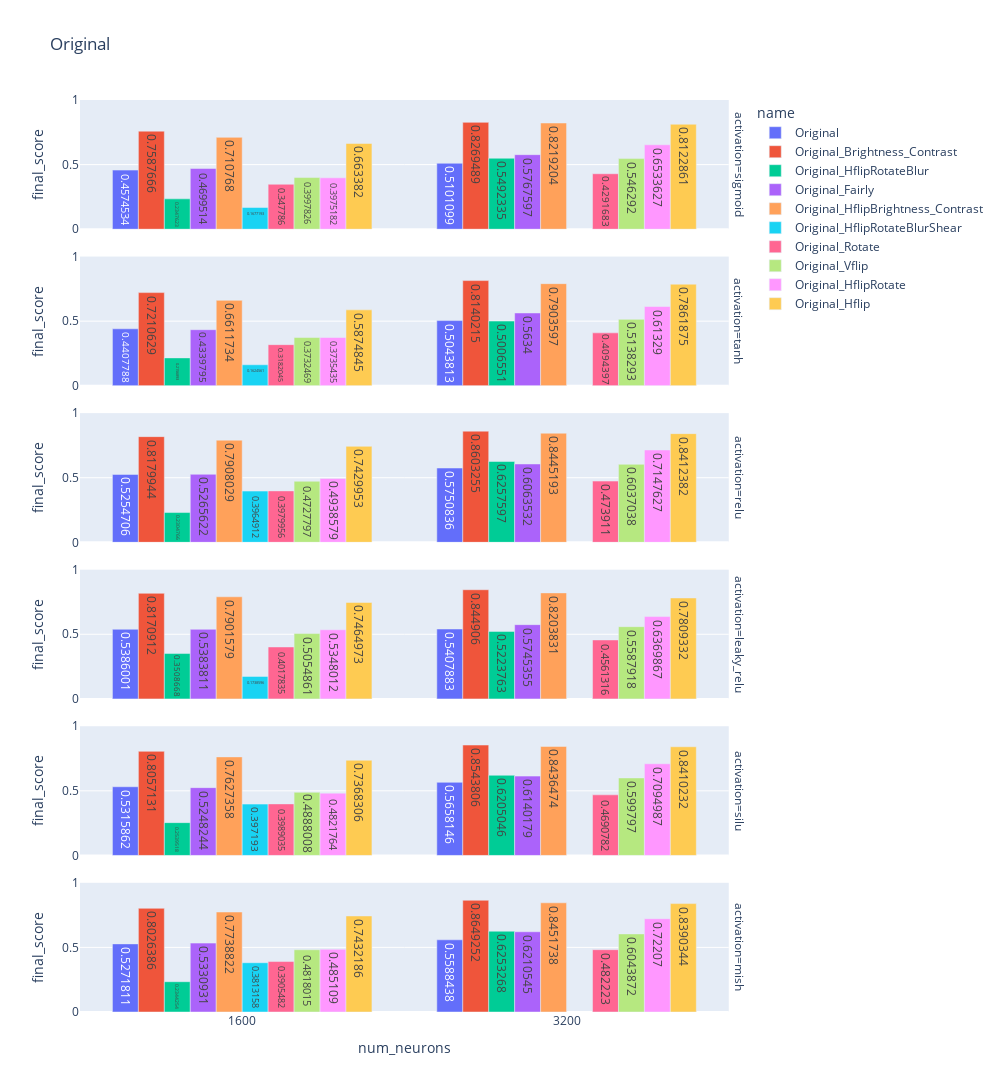

This figure's notebook cell:
### Code cell
fig = px.bar(
    df[(df.num_neurons > 800) & (df.batch_size == 2048)], 
    # df[(df.activation == "mish") & (df.num_neurons > 800) & (df.batch_size == 3200)], 
    x="num_neurons", 
    y="final_score", 
    color="name",
    facet_row="activation",
    barmode="group", 
    text_auto=True, 
    range_y=(0, 1),
    title=title.replace("_", " "),
    height=2000,
    width=1000,
)
fig.update_xaxes(type="category")
fig.show()

### Figure 1 — Plotly figure (JSON) as saved in the notebook; plotly's stock layout.template omitted (floating-point values rounded to 4 significant figures)
{"data": [{"alignmentgroup": "True", "hovertemplate": "name=Original<br>activation=sigmoid<br>num_neurons=%{x}<br>final_score=%{y}<extra></extra>", "legendgroup": "Original", "marker": {"color": "#636efa", "pattern": {"shape": ""}}, "name": "Original", "offsetgroup": "Original", "orientation": "v", "showlegend": true, "textposition": "auto", "texttemplate": "%{y}", "type": "bar", "x": [1600, 3200], "xaxis": "x6", "y": [0.4575, 0.5101], "yaxis": "y6"}, {"alignmentgroup": "True", "hovertemplate": "name=Original<br>activation=tanh<br>num_neurons=%{x}<br>final_score=%{y}<extra></extra>", "legendgroup": "Original", "marker": {"color": "#636efa", "pattern": {"shape": ""}}, "name": "Original", "offsetgroup": "Original", "orientation": "v", "showlegend": false, "textposition": "auto", "texttemplate": "%{y}", "type": "bar", "x": [1600, 3200], "xaxis": "x5", "y": [0.4408, 0.5044], "yaxis": "y5"}, {"alignmentgroup": "True", "hovertemplate": "name=Original<br>activation=relu<br>num_neurons=%{x}<br>final_score=%{y}<extra></extra>", "legendgroup": "Original", "marker": {"color": "#636efa", "pattern": {"shape": ""}}, "name": "Original", "offsetgroup": "Original", "orientation": "v", "showlegend": false, "textposition": "auto", "texttemplate": "%{y}", "type": "bar", "x": [1600, 3200], "xaxis": "x4", "y": [0.5255, 0.5751], "yaxis": "y4"}, {"alignmentgroup": "True", "hovertemplate": "name=Original<br>activation=leaky_relu<br>num_neurons=%{x}<br>final_score=%{y}<extra></extra>", "legendgroup": "Original", "marker": {"color": "#636efa", "pattern": {"shape": ""}}, "name": "Original", "offsetgroup": "Original", "orientation": "v", "showlegend": false, "textposition": "auto", "texttemplate": "%{y}", "type": "bar", "x": [1600, 3200], "xaxis": "x3", "y": [0.5386, 0.5408], "yaxis": "y3"}, {"alignmentgroup": "True", "hovertemplate": "name=Original<br>activation=silu<br>num_neurons=%{x}<br>final_score=%{y}<extra></extra>", "legendgroup": "Original", "marker": {"color": "#636efa", "pattern": {"shape": ""}}, "name": "Original", "offsetgroup": "Original", "orientation": "v", "showlegend": false, "textposition": "auto", "texttemplate": "%{y}", "type": "bar", "x": [1600, 3200], "xaxis": "x2", "y": [0.5316, 0.5658], "yaxis": "y2"}, {"alignmentgroup": "True", "hovertemplate": "name=Original<br>activation=mish<br>num_neurons=%{x}<br>final_score=%{y}<extra></extra>", "legendgroup": "Original", "marker": {"color": "#636efa", "pattern": {"shape": ""}}, "name": "Original", "offsetgroup": "Original", "orientation": "v", "showlegend": false, "textposition": "auto", "texttemplate": "%{y}", "type": "bar", "x": [1600, 3200], "xaxis": "x", "y": [0.5272, 0.5588], "yaxis": "y"}, {"alignmentgroup": "True", "hovertemplate": "name=Original_Brightness_Contrast<br>activation=sigmoid<br>num_neurons=%{x}<br>final_score=%{y}<extra></extra>", "legendgroup": "Original_Brightness_Contrast", "marker": {"color": "#EF553B", "pattern": {"shape": ""}}, "name": "Original_Brightness_Contrast", "offsetgroup": "Original_Brightness_Contrast", "orientation": "v", "showlegend": true, "textposition": "auto", "texttemplate": "%{y}", "type": "bar", "x": [1600, 3200], "xaxis": "x6", "y": [0.7588, 0.8269], "yaxis": "y6"}, {"alignmentgroup": "True", "hovertemplate": "name=Original_Brightness_Contrast<br>activation=tanh<br>num_neurons=%{x}<br>final_score=%{y}<extra></extra>", "legendgroup": "Original_Brightness_Contrast", "marker": {"color": "#EF553B", "pattern": {"shape": ""}}, "name": "Original_Brightness_Contrast", "offsetgroup": "Original_Brightness_Contrast", "orientation": "v", "showlegend": false, "textposition": "auto", "texttemplate": "%{y}", "type": "bar", "x": [1600, 3200], "xaxis": "x5", "y": [0.7211, 0.814], "yaxis": "y5"}, {"alignmentgroup": "True", "hovertemplate": "name=Original_Brightness_Contrast<br>activation=relu<br>num_neurons=%{x}<br>final_score=%{y}<extra></extra>", "legendgroup": "Original_Brightness_Contrast", "marker": {"color": "#EF553B", "pattern": {"shape": ""}}, "name": "Original_Brightness_Contrast", "offsetgroup": "Original_Brightness_Contrast", "orientation": "v", "showlegend": false, "textposition": "auto", "texttemplate": "%{y}", "type": "bar", "x": [1600, 3200], "xaxis": "x4", "y": [0.818, 0.8603], "yaxis": "y4"}, {"alignmentgroup": "True", "hovertemplate": "name=Original_Brightness_Contrast<br>activation=leaky_relu<br>num_neurons=%{x}<br>final_score=%{y}<extra></extra>", "legendgroup": "Original_Brightness_Contrast", "marker": {"color": "#EF553B", "pattern": {"shape": ""}}, "name": "Original_Brightness_Contrast", "offsetgroup": "Original_Brightness_Contrast", "orientation": "v", "showlegend": false, "textposition": "auto", "texttemplate": "%{y}", "type": "bar", "x": [1600, 3200], "xaxis": "x3", "y": [0.8171, 0.8449], "yaxis": "y3"}, {"alignmentgroup": "True", "hovertemplate": "name=Original_Brightness_Contrast<br>activation=silu<br>num_neurons=%{x}<br>final_score=%{y}<extra></extra>", "legendgroup": "Original_Brightness_Contrast", "marker": {"color": "#EF553B", "pattern": {"shape": ""}}, "name": "Original_Brightness_Contrast", "offsetgroup": "Original_Brightness_Contrast", "orientation": "v", "showlegend": false, "textposition": "auto", "texttemplate": "%{y}", "type": "bar", "x": [1600, 3200], "xaxis": "x2", "y": [0.8057, 0.8544], "yaxis": "y2"}, {"alignmentgroup": "True", "hovertemplate": "name=Original_Brightness_Contrast<br>activation=mish<br>num_neurons=%{x}<br>final_score=%{y}<extra></extra>", "legendgroup": "Original_Brightness_Contrast", "marker": {"color": "#EF553B", "pattern": {"shape": ""}}, "name": "Original_Brightness_Contrast", "offsetgroup": "Original_Brightness_Contrast", "orientation": "v", "showlegend": false, "textposition": "auto", "texttemplate": "%{y}", "type": "bar", "x": [1600, 3200], "xaxis": "x", "y": [0.8026, 0.8649], "yaxis": "y"}, {"alignmentgroup": "True", "hovertemplate": "name=Original_HflipRotateBlur<br>activation=sigmoid<br>num_neurons=%{x}<br>final_score=%{y}<extra></extra>", "legendgroup": "Original_HflipRotateBlur", "marker": {"color": "#00cc96", "pattern": {"shape": ""}}, "name": "Original_HflipRotateBlur", "offsetgroup": "Original_HflipRotateBlur", "orientation": "v", "showlegend": true, "textposition": "auto", "texttemplate": "%{y}", "type": "bar", "x": [1600, 3200], "xaxis": "x6", "y": [0.2348, 0.5492], "yaxis": "y6"}, {"alignmentgroup": "True", "hovertemplate": "name=Original_HflipRotateBlur<br>activation=tanh<br>num_neurons=%{x}<br>final_score=%{y}<extra></extra>", "legendgroup": "Original_HflipRotateBlur", "marker": {"color": "#00cc96", "pattern": {"shape": ""}}, "name": "Original_HflipRotateBlur", "offsetgroup": "Original_HflipRotateBlur", "orientation": "v", "showlegend": false, "textposition": "auto", "texttemplate": "%{y}", "type": "bar", "x": [1600, 3200], "xaxis": "x5", "y": [0.2157, 0.5007], "yaxis": "y5"}, {"alignmentgroup": "True", "hovertemplate": "name=Original_HflipRotateBlur<br>activation=relu<br>num_neurons=%{x}<br>final_score=%{y}<extra></extra>", "legendgroup": "Original_HflipRotateBlur", "marker": {"color": "#00cc96", "pattern": {"shape": ""}}, "name": "Original_HflipRotateBlur", "offsetgroup": "Original_HflipRotateBlur", "orientation": "v", "showlegend": false, "textposition": "auto", "texttemplate": "%{y}", "type": "bar", "x": [1600, 3200], "xaxis": "x4", "y": [0.2305, 0.6258], "yaxis": "y4"}, {"alignmentgroup": "True", "hovertemplate": "name=Original_HflipRotateBlur<br>activation=leaky_relu<br>num_neurons=%{x}<br>final_score=%{y}<extra></extra>", "legendgroup": "Original_HflipRotateBlur", "marker": {"color": "#00cc96", "pattern": {"shape": ""}}, "name": "Original_HflipRotateBlur", "offsetgroup": "Original_HflipRotateBlur", "orientation": "v", "showlegend": false, "textposition": "auto", "texttemplate": "%{y}", "type": "bar", "x": [1600, 3200], "xaxis": "x3", "y": [0.3509, 0.5224], "yaxis": "y3"}, {"alignmentgroup": "True", "hovertemplate": "name=Original_HflipRotateBlur<br>activation=silu<br>num_neurons=%{x}<br>final_score=%{y}<extra></extra>", "legendgroup": "Original_HflipRotateBlur", "marker": {"color": "#00cc96", "pattern": {"shape": ""}}, "name": "Original_HflipRotateBlur", "offsetgroup": "Original_HflipRotateBlur", "orientation": "v", "showlegend": false, "textposition": "auto", "texttemplate": "%{y}", "type": "bar", "x": [1600, 3200], "xaxis": "x2", "y": [0.254, 0.6205], "yaxis": "y2"}, {"alignmentgroup": "True", "hovertemplate": "name=Original_HflipRotateBlur<br>activation=mish<br>num_neurons=%{x}<br>final_score=%{y}<extra></extra>", "legendgroup": "Original_HflipRotateBlur", "marker": {"color": "#00cc96", "pattern": {"shape": ""}}, "name": "Original_HflipRotateBlur", "offsetgroup": "Original_HflipRotateBlur", "orientation": "v", "showlegend": false, "textposition": "auto", "texttemplate": "%{y}", "type": "bar", "x": [1600, 3200], "xaxis": "x", "y": [0.2344, 0.6253], "yaxis": "y"}, {"alignmentgroup": "True", "hovertemplate": "name=Original_Fairly<br>activation=sigmoid<br>num_neurons=%{x}<br>final_score=%{y}<extra></extra>", "legendgroup": "Original_Fairly", "marker": {"color": "#ab63fa", "pattern": {"shape": ""}}, "name": "Original_Fairly", "offsetgroup": "Original_Fairly", "orientation": "v", "showlegend": true, "textposition": "auto", "texttemplate": "%{y}", "type": "bar", "x": [1600, 3200], "xaxis": "x6", "y": [0.47, 0.5768], "yaxis": "y6"}, {"alignmentgroup": "True", "hovertemplate": "name=Original_Fairly<br>activation=tanh<br>num_neurons=%{x}<br>final_score=%{y}<extra></extra>", "legendgroup": "Original_Fairly", "marker": {"color": "#ab63fa", "pattern": {"shape": ""}}, "name": "Original_Fairly", "offsetgroup": "Original_Fairly", "orientation": "v", "showlegend": false, "textposition": "auto", "texttemplate": "%{y}", "type": "bar", "x": [1600, 3200], "xaxis": "x5", "y": [0.434, 0.5634], "yaxis": "y5"}, {"alignmentgroup": "True", "hovertemplate": "name=Original_Fairly<br>activation=relu<br>num_neurons=%{x}<br>final_score=%{y}<extra></extra>", "legendgroup": "Original_Fairly", "marker": {"color": "#ab63fa", "pattern": {"shape": ""}}, "name": "Original_Fairly", "offsetgroup": "Original_Fairly", "orientation": "v", "showlegend": false, "textposition": "auto", "texttemplate": "%{y}", "type": "bar", "x": [1600, 3200], "xaxis": "x4", "y": [0.5266, 0.6064], "yaxis": "y4"}, {"alignmentgroup": "True", "hovertemplate": "name=Original_Fairly<br>activation=leaky_relu<br>num_neurons=%{x}<br>final_score=%{y}<extra></extra>", "legendgroup": "Original_Fairly", "marker": {"color": "#ab63fa", "pattern": {"shape": ""}}, "name": "Original_Fairly", "offsetgroup": "Original_Fairly", "orientation": "v", "showlegend": false, "textposition": "auto", "texttemplate": "%{y}", "type": "bar", "x": [1600, 3200], "xaxis": "x3", "y": [0.5384, 0.5745], "yaxis": "y3"}, {"alignmentgroup": "True", "hovertemplate": "name=Original_Fairly<br>activation=silu<br>num_neurons=%{x}<br>final_score=%{y}<extra></extra>", "legendgroup": "Original_Fairly", "marker": {"color": "#ab63fa", "pattern": {"shape": ""}}, "name": "Original_Fairly", "offsetgroup": "Original_Fairly", "orientation": "v", "showlegend": false, "textposition": "auto", "texttemplate": "%{y}", "type": "bar", "x": [1600, 3200], "xaxis": "x2", "y": [0.5248, 0.614], "yaxis": "y2"}, {"alignmentgroup": "True", "hovertemplate": "name=Original_Fairly<br>activation=mish<br>num_neurons=%{x}<br>final_score=%{y}<extra></extra>", "legendgroup": "Original_Fairly", "marker": {"color": "#ab63fa", "pattern": {"shape": ""}}, "name": "Original_Fairly", "offsetgroup": "Original_Fairly", "orientation": "v", "showlegend": false, "textposition": "auto", "texttemplate": "%{y}", "type": "bar", "x": [1600, 3200], "xaxis": "x", "y": [0.5331, 0.6211], "yaxis": "y"}, {"alignmentgroup": "True", "hovertemplate": "name=Original_HflipBrightness_Contrast<br>activation=sigmoid<br>num_neurons=%{x}<br>final_score=%{y}<extra></extra>", "legendgroup": "Original_HflipBrightness_Contrast", "marker": {"color": "#FFA15A", "pattern": {"shape": ""}}, "name": "Original_HflipBrightness_Contrast", "offsetgroup": "Original_HflipBrightness_Contrast", "orientation": "v", "showlegend": true, "textposition": "auto", "texttemplate": "%{y}", "type": "bar", "x": [1600, 3200], "xaxis": "x6", "y": [0.7108, 0.8219], "yaxis": "y6"}, {"alignmentgroup": "True", "hovertemplate": "name=Original_HflipBrightness_Contrast<br>activation=tanh<br>num_neurons=%{x}<br>final_score=%{y}<extra></extra>", "legendgroup": "Original_HflipBrightness_Contrast", "marker": {"color": "#FFA15A", "pattern": {"shape": ""}}, "name": "Original_HflipBrightness_Contrast", "offsetgroup": "Original_HflipBrightness_Contrast", "orientation": "v", "showlegend": false, "textposition": "auto", "texttemplate": "%{y}", "type": "bar", "x": [1600, 3200], "xaxis": "x5", "y": [0.6612, 0.7904], "yaxis": "y5"}, {"alignmentgroup": "True", "hovertemplate": "name=Original_HflipBrightness_Contrast<br>activation=relu<br>num_neurons=%{x}<br>final_score=%{y}<extra></extra>", "legendgroup": "Original_HflipBrightness_Contrast", "marker": {"color": "#FFA15A", "pattern": {"shape": ""}}, "name": "Original_HflipBrightness_Contrast", "offsetgroup": "Original_HflipBrightness_Contrast", "orientation": "v", "showlegend": false, "textposition": "auto", "texttemplate": "%{y}", "type": "bar", "x": [1600, 3200], "xaxis": "x4", "y": [0.7908, 0.8445], "yaxis": "y4"}, {"alignmentgroup": "True", "hovertemplate": "name=Original_HflipBrightness_Contrast<br>activation=leaky_relu<br>num_neurons=%{x}<br>final_score=%{y}<extra></extra>", "legendgroup": "Original_HflipBrightness_Contrast", "marker": {"color": "#FFA15A", "pattern": {"shape": ""}}, "name": "Original_HflipBrightness_Contrast", "offsetgroup": "Original_HflipBrightness_Contrast", "orientation": "v", "showlegend": false, "textposition": "auto", "texttemplate": "%{y}", "type": "bar", "x": [1600, 3200], "xaxis": "x3", "y": [0.7902, 0.8204], "yaxis": "y3"}, {"alignmentgroup": "True", "hovertemplate": "name=Original_HflipBrightness_Contrast<br>activation=silu<br>num_neurons=%{x}<br>final_score=%{y}<extra></extra>", "legendgroup": "Original_HflipBrightness_Contrast", "marker": {"color": "#FFA15A", "pattern": {"shape": ""}}, "name": "Original_HflipBrightness_Contrast", "offsetgroup": "Original_HflipBrightness_Contrast", "orientation": "v", "showlegend": false, "textposition": "auto", "texttemplate": "%{y}", "type": "bar", "x": [1600, 3200], "xaxis": "x2", "y": [0.7627, 0.8436], "yaxis": "y2"}, {"alignmentgroup": "True", "hovertemplate": "name=Original_HflipBrightness_Contrast<br>activation=mish<br>num_neurons=%{x}<br>final_score=%{y}<extra></extra>", "legendgroup": "Original_HflipBrightness_Contrast", "marker": {"color": "#FFA15A", "pattern": {"shape": ""}}, "name": "Original_HflipBrightness_Contrast", "offsetgroup": "Original_HflipBrightness_Contrast", "orientation": "v", "showlegend": false, "textposition": "auto", "texttemplate": "%{y}", "type": "bar", "x": [1600, 3200], "xaxis": "x", "y": [0.7739, 0.8452], "yaxis": "y"}, {"alignmentgroup": "True", "hovertemplate": "name=Original_HflipRotateBlurShear<br>activation=sigmoid<br>num_neurons=%{x}<br>final_score=%{y}<extra></extra>", "legendgroup": "Original_HflipRotateBlurShear", "marker": {"color": "#19d3f3", "pattern": {"shape": ""}}, "name": "Original_HflipRotateBlurShear", "offsetgroup": "Original_HflipRotateBlurShear", "orientation": "v", "showlegend": true, "textposition": "auto", "texttemplate": "%{y}", "type": "bar", "x": [1600], "xaxis": "x6", "y": [0.1677], "yaxis": "y6"}, {"alignmentgroup": "True", "hovertemplate": "name=Original_HflipRotateBlurShear<br>activation=tanh<br>num_neurons=%{x}<br>final_score=%{y}<extra></extra>", "legendgroup": "Original_HflipRotateBlurShear", "marker": {"color": "#19d3f3", "pattern": {"shape": ""}}, "name": "Original_HflipRotateBlurShear", "offsetgroup": "Original_HflipRotateBlurShear", "orientation": "v", "showlegend": false, "textposition": "auto", "texttemplate": "%{y}", "type": "bar", "x": [1600], "xaxis": "x5", "y": [0.1625], "yaxis": "y5"}, {"alignmentgroup": "True", "hovertemplate": "name=Original_HflipRotateBlurShear<br>activation=relu<br>num_neurons=%{x}<br>final_score=%{y}<extra></extra>", "legendgroup": "Original_HflipRotateBlurShear", "marker": {"color": "#19d3f3", "pattern": {"shape": ""}}, "name": "Original_HflipRotateBlurShear", "offsetgroup": "Original_HflipRotateBlurShear", "orientation": "v", "showlegend": false, "textposition": "auto", "texttemplate": "%{y}", "type": "bar", "x": [1600], "xaxis": "x4", "y": [0.3965], "yaxis": "y4"}, {"alignmentgroup": "True", "hovertemplate": "name=Original_HflipRotateBlurShear<br>activation=leaky_relu<br>num_neurons=%{x}<br>final_score=%{y}<extra></extra>", "legendgroup": "Original_HflipRotateBlurShear", "marker": {"color": "#19d3f3", "pattern": {"shape": ""}}, "name": "Original_HflipRotateBlurShear", "offsetgroup": "Original_HflipRotateBlurShear", "orientation": "v", "showlegend": false, "textposition": "auto", "texttemplate": "%{y}", "type": "bar", "x": [1600], "xaxis": "x3", "y": [0.1739], "yaxis": "y3"}, {"alignmentgroup": "True", "hovertemplate": "name=Original_HflipRotateBlurShear<br>activation=silu<br>num_neurons=%{x}<br>final_score=%{y}<extra></extra>", "legendgroup": "Original_HflipRotateBlurShear", "marker": {"color": "#19d3f3", "pattern": {"shape": ""}}, "name": "Original_HflipRotateBlurShear", "offsetgroup": "Original_HflipRotateBlurShear", "orientation": "v", "showlegend": false, "textposition": "auto", "texttemplate": "%{y}", "type": "bar", "x": [1600], "xaxis": "x2", "y": [0.3972], "yaxis": "y2"}, {"alignmentgroup": "True", "hovertemplate": "name=Original_HflipRotateBlurShear<br>activation=mish<br>num_neurons=%{x}<br>final_score=%{y}<extra></extra>", "legendgroup": "Original_HflipRotateBlurShear", "marker": {"color": "#19d3f3", "pattern": {"shape": ""}}, "name": "Original_HflipRotateBlurShear", "offsetgroup": "Original_HflipRotateBlurShear", "orientation": "v", "showlegend": false, "textposition": "auto", "texttemplate": "%{y}", "type": "bar", "x": [1600], "xaxis": "x", "y": [0.3813], "yaxis": "y"}, {"alignmentgroup": "True", "hovertemplate": "name=Original_Rotate<br>activation=sigmoid<br>num_neurons=%{x}<br>final_score=%{y}<extra></extra>", "legendgroup": "Original_Rotate", "marker": {"color": "#FF6692", "pattern": {"shape": ""}}, "name": "Original_Rotate", "offsetgroup": "Original_Rotate", "orientation": "v", "showlegend": true, "textposition": "auto", "texttemplate": "%{y}", "type": "bar", "x": [1600, 3200], "xaxis": "x6", "y": [0.3478, 0.4292], "yaxis": "y6"}, {"alignmentgroup": "True", "hovertemplate": "name=Original_Rotate<br>activation=tanh<br>num_neurons=%{x}<br>final_score=%{y}<extra></extra>", "legendgroup": "Original_Rotate", "marker": {"color": "#FF6692", "pattern": {"shape": ""}}, "name": "Original_Rotate", "offsetgroup": "Original_Rotate", "orientation": "v", "showlegend": false, "textposition": "auto", "texttemplate": "%{y}", "type": "bar", "x": [1600, 3200], "xaxis": "x5", "y": [0.3182, 0.4094], "yaxis": "y5"}, {"alignmentgroup": "True", "hovertemplate": "name=Original_Rotate<br>activation=relu<br>num_neurons=%{x}<br>final_score=%{y}<extra></extra>", "legendgroup": "Original_Rotate", "marker": {"color": "#FF6692", "pattern": {"shape": ""}}, "name": "Original_Rotate", "offsetgroup": "Original_Rotate", "orientation": "v", "showlegend": false, "textposition": "auto", "texttemplate": "%{y}", "type": "bar", "x": [1600, 3200], "xaxis": "x4", "y": [0.398, 0.4739], "yaxis": "y4"}, {"alignmentgroup": "True", "hovertemplate": "name=Original_Rotate<br>activation=leaky_relu<br>num_neurons=%{x}<br>final_score=%{y}<extra></extra>", "legendgroup": "Original_Rotate", "marker": {"color": "#FF6692", "pattern": {"shape": ""}}, "name": "Original_Rotate", "offsetgroup": "Original_Rotate", "orientation": "v", "showlegend": false, "textposition": "auto", "texttemplate": "%{y}", "type": "bar", "x": [1600, 3200], "xaxis": "x3", "y": [0.4018, 0.4561], "yaxis": "y3"}, {"alignmentgroup": "True", "hovertemplate": "name=Original_Rotate<br>activation=silu<br>num_neurons=%{x}<br>final_score=%{y}<extra></extra>", "legendgroup": "Original_Rotate", "marker": {"color": "#FF6692", "pattern": {"shape": ""}}, "name": "Original_Rotate", "offsetgroup": "Original_Rotate", "orientation": "v", "showlegend": false, "textposition": "auto", "texttemplate": "%{y}", "type": "bar", "x": [1600, 3200], "xaxis": "x2", "y": [0.3989, 0.4691], "yaxis": "y2"}, {"alignmentgroup": "True", "hovertemplate": "name=Original_Rotate<br>activation=mish<br>num_neurons=%{x}<br>final_score=%{y}<extra></extra>", "legendgroup": "Original_Rotate", "marker": {"color": "#FF6692", "pattern": {"shape": ""}}, "name": "Original_Rotate", "offsetgroup": "Original_Rotate", "orientation": "v", "showlegend": false, "textposition": "auto", "texttemplate": "%{y}", "type": "bar", "x": [1600, 3200], "xaxis": "x", "y": [0.3905, 0.4822], "yaxis": "y"}, {"alignmentgroup": "True", "hovertemplate": "name=Original_Vflip<br>activation=sigmoid<br>num_neurons=%{x}<br>final_score=%{y}<extra></extra>", "legendgroup": "Original_Vflip", "marker": {"color": "#B6E880", "pattern": {"shape": ""}}, "name": "Original_Vflip", "offsetgroup": "Original_Vflip", "orientation": "v", "showlegend": true, "textposition": "auto", "texttemplate": "%{y}", "type": "bar", "x": [1600, 3200], "xaxis": "x6", "y": [0.3998, 0.5463], "yaxis": "y6"}, {"alignmentgroup": "True", "hovertemplate": "name=Original_Vflip<br>activation=tanh<br>num_neurons=%{x}<br>final_score=%{y}<extra></extra>", "legendgroup": "Original_Vflip", "marker": {"color": "#B6E880", "pattern": {"shape": ""}}, "name": "Original_Vflip", "offsetgroup": "Original_Vflip", "orientation": "v", "showlegend": false, "textposition": "auto", "texttemplate": "%{y}", "type": "bar", "x": [1600, 3200], "xaxis": "x5", "y": [0.3732, 0.5138], "yaxis": "y5"}, {"alignmentgroup": "True", "hovertemplate": "name=Original_Vflip<br>activation=relu<br>num_neurons=%{x}<br>final_score=%{y}<extra></extra>", "legendgroup": "Original_Vflip", "marker": {"color": "#B6E880", "pattern": {"shape": ""}}, "name": "Original_Vflip", "offsetgroup": "Original_Vflip", "orientation": "v", "showlegend": false, "textposition": "auto", "texttemplate": "%{y}", "type": "bar", "x": [1600, 3200], "xaxis": "x4", "y": [0.4728, 0.6037], "yaxis": "y4"}, {"alignmentgroup": "True", "hovertemplate": "name=Original_Vflip<br>activation=leaky_relu<br>num_neurons=%{x}<br>final_score=%{y}<extra></extra>", "legendgroup": "Original_Vflip", "marker": {"color": "#B6E880", "pattern": {"shape": ""}}, "name": "Original_Vflip", "offsetgroup": "Original_Vflip", "orientation": "v", "showlegend": false, "textposition": "auto", "texttemplate": "%{y}", "type": "bar", "x": [1600, 3200], "xaxis": "x3", "y": [0.5055, 0.5588], "yaxis": "y3"}, {"alignmentgroup": "True", "hovertemplate": "name=Original_Vflip<br>activation=silu<br>num_neurons=%{x}<br>final_score=%{y}<extra></extra>", "legendgroup": "Original_Vflip", "marker": {"color": "#B6E880", "pattern": {"shape": ""}}, "name": "Original_Vflip", "offsetgroup": "Original_Vflip", "orientation": "v", "showlegend": false, "textposition": "auto", "texttemplate": "%{y}", "type": "bar", "x": [1600, 3200], "xaxis": "x2", "y": [0.4888, 0.5998], "yaxis": "y2"}, {"alignmentgroup": "True", "hovertemplate": "name=Original_Vflip<br>activation=mish<br>num_neurons=%{x}<br>final_score=%{y}<extra></extra>", "legendgroup": "Original_Vflip", "marker": {"color": "#B6E880", "pattern": {"shape": ""}}, "name": "Original_Vflip", "offsetgroup": "Original_Vflip", "orientation": "v", "showlegend": false, "textposition": "auto", "texttemplate": "%{y}", "type": "bar", "x": [1600, 3200], "xaxis": "x", "y": [0.4818, 0.6044], "yaxis": "y"}, {"alignmentgroup": "True", "hovertemplate": "name=Original_HflipRotate<br>activation=sigmoid<br>num_neurons=%{x}<br>final_score=%{y}<extra></extra>", "legendgroup": "Original_HflipRotate", "marker": {"color": "#FF97FF", "pattern": {"shape": ""}}, "name": "Original_HflipRotate", "offsetgroup": "Original_HflipRotate", "orientation": "v", "showlegend": true, "textposition": "auto", "texttemplate": "%{y}", "type": "bar", "x": [1600, 3200], "xaxis": "x6", "y": [0.3975, 0.6534], "yaxis": "y6"}, {"alignmentgroup": "True", "hovertemplate": "name=Original_HflipRotate<br>activation=tanh<br>num_neurons=%{x}<br>final_score=%{y}<extra></extra>", "legendgroup": "Original_HflipRotate", "marker": {"color": "#FF97FF", "pattern": {"shape": ""}}, "name": "Original_HflipRotate", "offsetgroup": "Original_HflipRotate", "orientation": "v", "showlegend": false, "textposition": "auto", "texttemplate": "%{y}", "type": "bar", "x": [1600, 3200], "xaxis": "x5", "y": [0.3735, 0.6133], "yaxis": "y5"}, {"alignmentgroup": "True", "hovertemplate": "name=Original_HflipRotate<br>activation=relu<br>num_neurons=%{x}<br>final_score=%{y}<extra></extra>", "legendgroup": "Original_HflipRotate", "marker": {"color": "#FF97FF", "pattern": {"shape": ""}}, "name": "Original_HflipRotate", "offsetgroup": "Original_HflipRotate", "orientation": "v", "showlegend": false, "textposition": "auto", "texttemplate": "%{y}", "type": "bar", "x": [1600, 3200], "xaxis": "x4", "y": [0.4939, 0.7148], "yaxis": "y4"}, {"alignmentgroup": "True", "hovertemplate": "name=Original_HflipRotate<br>activation=leaky_relu<br>num_neurons=%{x}<br>final_score=%{y}<extra></extra>", "legendgroup": "Original_HflipRotate", "marker": {"color": "#FF97FF", "pattern": {"shape": ""}}, "name": "Original_HflipRotate", "offsetgroup": "Original_HflipRotate", "orientation": "v", "showlegend": false, "textposition": "auto", "texttemplate": "%{y}", "type": "bar", "x": [1600, 3200], "xaxis": "x3", "y": [0.5348, 0.637], "yaxis": "y3"}, {"alignmentgroup": "True", "hovertemplate": "name=Original_HflipRotate<br>activation=silu<br>num_neurons=%{x}<br>final_score=%{y}<extra></extra>", "legendgroup": "Original_HflipRotate", "marker": {"color": "#FF97FF", "pattern": {"shape": ""}}, "name": "Original_HflipRotate", "offsetgroup": "Original_HflipRotate", "orientation": "v", "showlegend": false, "textposition": "auto", "texttemplate": "%{y}", "type": "bar", "x": [1600, 3200], "xaxis": "x2", "y": [0.4822, 0.7095], "yaxis": "y2"}, {"alignmentgroup": "True", "hovertemplate": "name=Original_HflipRotate<br>activation=mish<br>num_neurons=%{x}<br>final_score=%{y}<extra></extra>", "legendgroup": "Original_HflipRotate", "marker": {"color": "#FF97FF", "pattern": {"shape": ""}}, "name": "Original_HflipRotate", "offsetgroup": "Original_HflipRotate", "orientation": "v", "showlegend": false, "textposition": "auto", "texttemplate": "%{y}", "type": "bar", "x": [1600, 3200], "xaxis": "x", "y": [0.4851, 0.7221], "yaxis": "y"}, {"alignmentgroup": "True", "hovertemplate": "name=Original_Hflip<br>activation=sigmoid<br>num_neurons=%{x}<br>final_score=%{y}<extra></extra>", "legendgroup": "Original_Hflip", "marker": {"color": "#FECB52", "pattern": {"shape": ""}}, "name": "Original_Hflip", "offsetgroup": "Original_Hflip", "orientation": "v", "showlegend": true, "textposition": "auto", "texttemplate": "%{y}", "type": "bar", "x": [1600, 3200], "xaxis": "x6", "y": [0.6634, 0.8123], "yaxis": "y6"}, {"alignmentgroup": "True", "hovertemplate": "name=Original_Hflip<br>activation=tanh<br>num_neurons=%{x}<br>final_score=%{y}<extra></extra>", "legendgroup": "Original_Hflip", "marker": {"color": "#FECB52", "pattern": {"shape": ""}}, "name": "Original_Hflip", "offsetgroup": "Original_Hflip", "orientation": "v", "showlegend": false, "textposition": "auto", "texttemplate": "%{y}", "type": "bar", "x": [1600, 3200], "xaxis": "x5", "y": [0.5875, 0.7862], "yaxis": "y5"}, {"alignmentgroup": "True", "hovertemplate": "name=Original_Hflip<br>activation=relu<br>num_neurons=%{x}<br>final_score=%{y}<extra></extra>", "legendgroup": "Original_Hflip", "marker": {"color": "#FECB52", "pattern": {"shape": ""}}, "name": "Original_Hflip", "offsetgroup": "Original_Hflip", "orientation": "v", "showlegend": false, "textposition": "auto", "texttemplate": "%{y}", "type": "bar", "x": [1600, 3200], "xaxis": "x4", "y": [0.743, 0.8412], "yaxis": "y4"}, {"alignmentgroup": "True", "hovertemplate": "name=Original_Hflip<br>activation=leaky_relu<br>num_neurons=%{x}<br>final_score=%{y}<extra></extra>", "legendgroup": "Original_Hflip", "marker": {"color": "#FECB52", "pattern": {"shape": ""}}, "name": "Original_Hflip", "offsetgroup": "Original_Hflip", "orientation": "v", "showlegend": false, "textposition": "auto", "texttemplate": "%{y}", "type": "bar", "x": [1600, 3200], "xaxis": "x3", "y": [0.7465, 0.7809], "yaxis": "y3"}, {"alignmentgroup": "True", "hovertemplate": "name=Original_Hflip<br>activation=silu<br>num_neurons=%{x}<br>final_score=%{y}<extra></extra>", "legendgroup": "Original_Hflip", "marker": {"color": "#FECB52", "pattern": {"shape": ""}}, "name": "Original_Hflip", "offsetgroup": "Original_Hflip", "orientation": "v", "showlegend": false, "textposition": "auto", "texttemplate": "%{y}", "type": "bar", "x": [1600, 3200], "xaxis": "x2", "y": [0.7368, 0.841], "yaxis": "y2"}, {"alignmentgroup": "True", "hovertemplate": "name=Original_Hflip<br>activation=mish<br>num_neurons=%{x}<br>final_score=%{y}<extra></extra>", "legendgroup": "Original_Hflip", "marker": {"color": "#FECB52", "pattern": {"shape": ""}}, "name": "Original_Hflip", "offsetgroup": "Original_Hflip", "orientation": "v", "showlegend": false, "textposition": "auto", "texttemplate": "%{y}", "type": "bar", "x": [1600, 3200], "xaxis": "x", "y": [0.7432, 0.839], "yaxis": "y"}], "layout": {"annotations": [{"font": {}, "showarrow": false, "text": "activation=mish", "textangle": 90, "x": 0.98, "xanchor": "left", "xref": "paper", "y": 0.07083, "yanchor": "middle", "yref": "paper"}, {"font": {}, "showarrow": false, "text": "activation=silu", "textangle": 90, "x": 0.98, "xanchor": "left", "xref": "paper", "y": 0.2425, "yanchor": "middle", "yref": "paper"}, {"font": {}, "showarrow": false, "text": "activation=leaky_relu", "textangle": 90, "x": 0.98, "xanchor": "left", "xref": "paper", "y": 0.4142, "yanchor": "middle", "yref": "paper"}, {"font": {}, "showarrow": false, "text": "activation=relu", "textangle": 90, "x": 0.98, "xanchor": "left", "xref": "paper", "y": 0.5858, "yanchor": "middle", "yref": "paper"}, {"font": {}, "showarrow": false, "text": "activation=tanh", "textangle": 90, "x": 0.98, "xanchor": "left", "xref": "paper", "y": 0.7575, "yanchor": "middle", "yref": "paper"}, {"font": {}, "showarrow": false, "text": "activation=sigmoid", "textangle": 90, "x": 0.98, "xanchor": "left", "xref": "paper", "y": 0.9292, "yanchor": "middle", "yref": "paper"}], "barmode": "group", "height": 2000, "legend": {"title": {"text": "name"}, "tracegroupgap": 0}, "title": {"text": "Original"}, "width": 1000, "xaxis": {"anchor": "y", "domain": [0, 0.98], "title": {"text": "num_neurons"}, "type": "category"}, "xaxis2": {"anchor": "y2", "domain": [0, 0.98], "matches": "x", "showticklabels": false, "type": "category"}, "xaxis3": {"anchor": "y3", "domain": [0, 0.98], "matches": "x", "showticklabels": false, "type": "category"}, "xaxis4": {"anchor": "y4", "domain": [0, 0.98], "matches": "x", "showticklabels": false, "type": "category"}, "xaxis5": {"anchor": "y5", "domain": [0, 0.98], "matches": "x", "showticklabels": false, "type": "category"}, "xaxis6": {"anchor": "y6", "domain": [0, 0.98], "matches": "x", "showticklabels": false, "type": "category"}, "yaxis": {"anchor": "x", "domain": [0, 0.1417], "range": [0, 1], "title": {"text": "final_score"}}, "yaxis2": {"anchor": "x2", "domain": [0.1717, 0.3133], "matches": "y", "range": [0, 1], "title": {"text": "final_score"}}, "yaxis3": {"anchor": "x3", "domain": [0.3433, 0.485], "matches": "y", "range": [0, 1], "title": {"text": "final_score"}}, "yaxis4": {"anchor": "x4", "domain": [0.515, 0.6567], "matches": "y", "range": [0, 1], "title": {"text": "final_score"}}, "yaxis5": {"anchor": "x5", "domain": [0.6867, 0.8283], "matches": "y", "range": [0, 1], "title": {"text": "final_score"}}, "yaxis6": {"anchor": "x6", "domain": [0.8583, 1], "matches": "y", "range": [0, 1], "title": {"text": "final_score"}}}}
